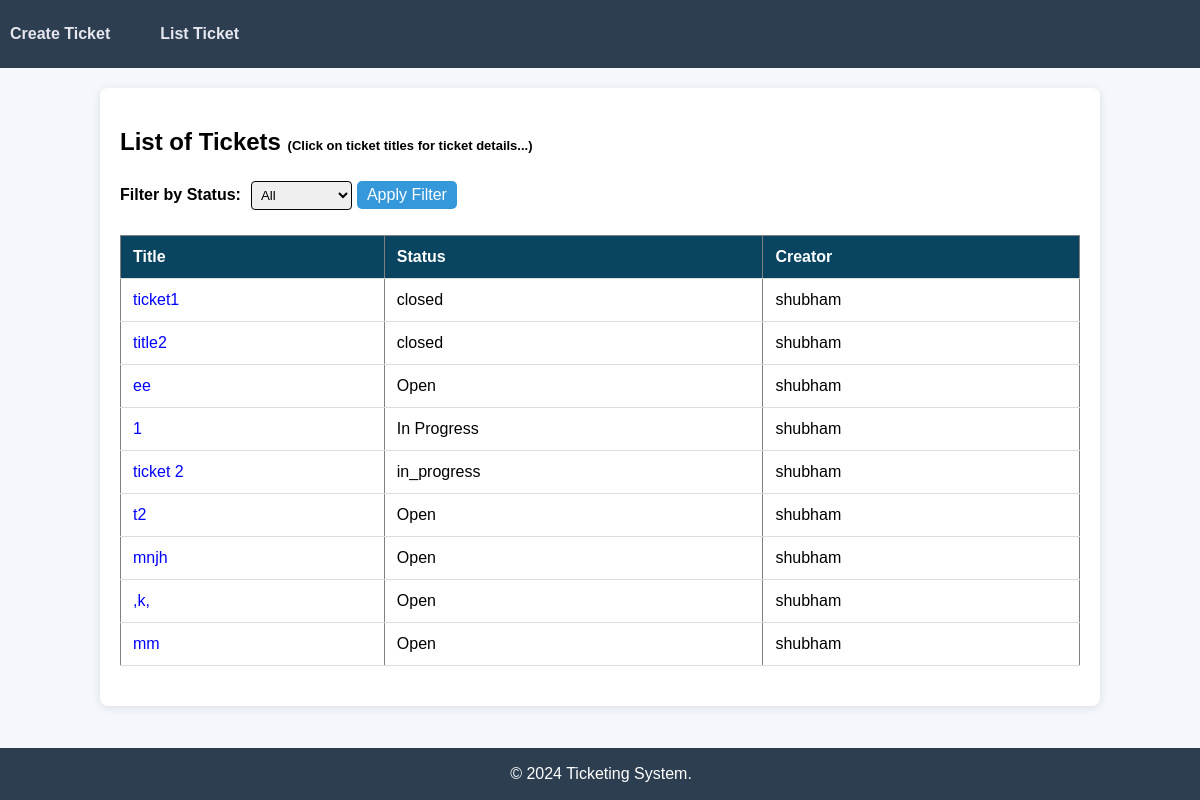
The page /tickets/list_ticket/ on the database as committed earlier.
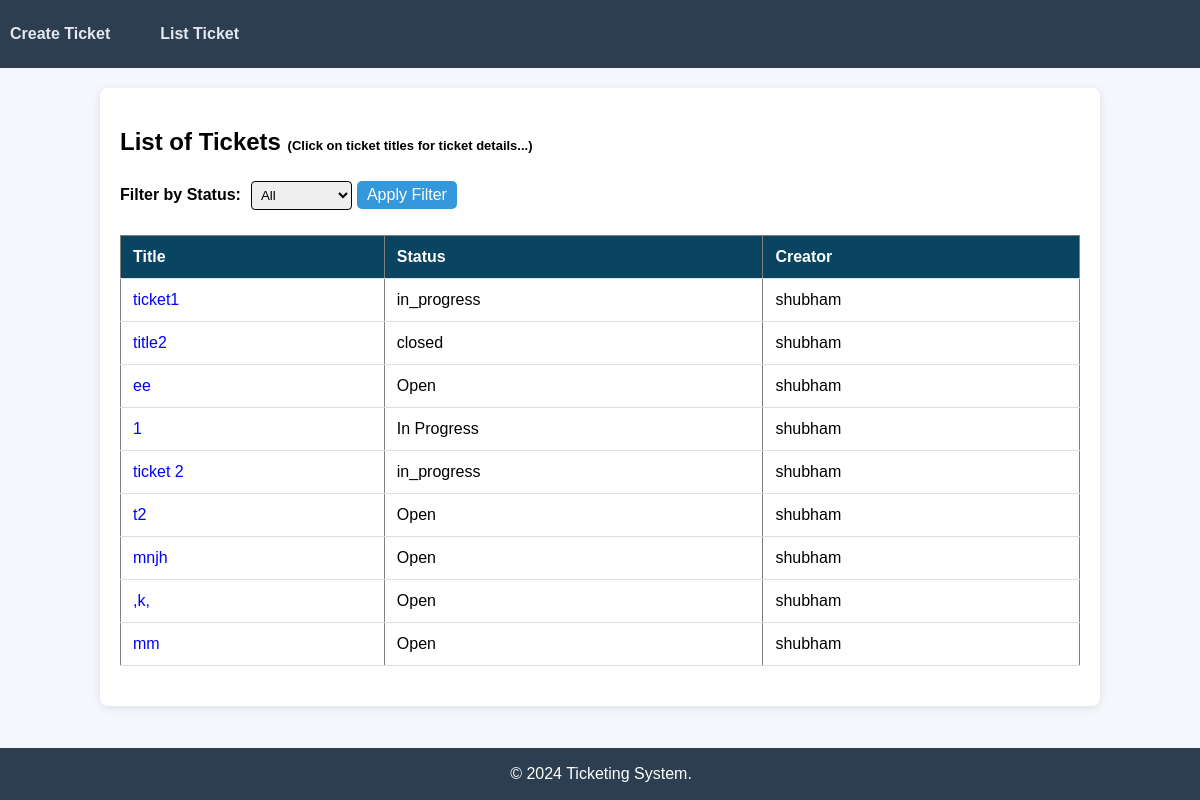
The same page on the database as committed later.
### backend/models.py (models this page shows, shortened)
class Ticket(models.Model):
    OPEN = 'Open'
    IN_PROGRESS = 'In Progress'
    CLOSED = 'Closed'
    STATUS_CHOICES = [
        (OPEN, 'Open'),
        (IN_PROGRESS, 'In Progress'),
        (CLOSED, 'Closed'),
    ]
    title = models.CharField(max_length=255)
    description = models.TextField()
    Name_of_creator = models.ForeignKey(User, on_delete=models.CASCADE, related_name='created_tickets')
    assigned_engineer = models.ForeignKey(User, on_delete=models.SET_NULL, null=True, blank=True, related_name='assigned_tickets')
    status = models.CharField(max_length=50, choices=STATUS_CHOICES, default=OPEN)
    timestamp = models.DateTimeField(auto_now_add=True)

### backend/views.py (the view)
# urls.py: path("list_ticket/",views.list_ticket, name="list_ticket"),
def list_ticket(request):
    status_filter = request.GET.get('status', '')
    if status_filter:
        tickets = Ticket.objects.filter(status=status_filter)
    else:
        tickets = Ticket.objects.all()
    return render(request, 'tickets/list_ticket.html', {'tickets': tickets})

### backend/templates/tickets/list_ticket.html (shortened to what this page needs)
{% extends 'tickets/base.html' %}
{% block content %}
<h2>List of Tickets <span style="font-size: small;">(Click on ticket titles for ticket details...)</span></h2>
<form method="get" action="{% url 'list_ticket' %}" style="display: flex; align-items: center; gap: 5px;">
  <label for="status" style="margin-right: 5px;">Filter by Status:</label>
  <select name="status" id="status" style="width: auto; padding: 5px;">
    <option value="">All</option>
  </select>
  <button type="submit" style="padding: 5px 10px;">Apply Filter</button>
</form>
<table border="1">
  <tr>
    <th>Title</th>
    <th>Status</th>
    <th>Creator</th>
  </tr>
  {% for ticket in tickets %}
  <tr>
    <td><a href="{% url 'ticket_detail' ticket.id %}" style="color: blue;">{{ ticket.title }}</a></td>
    <td>{{ ticket.status }}</td>
    <td>{{ ticket.Name_of_creator }}</td>
  </tr>
  {% endfor %}
</table>
{% endblock %}

Rows that differ between the two databases and show on the page:
changed Ticket "ticket1": status "closed" → "in_progress"
